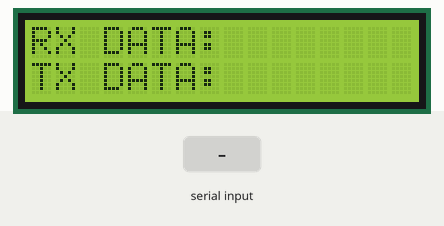
Simulated run of this sketch. Board: Arduino Uno, built with avr-gcc and run on an emulated ATmega328P. Parts: 16×2 character LCD. The inputs (shaded band) are chosen by the test bench. What the sketch prints to the serial monitor is not drawn.

Above: at 1.2 s.
1.3 s: "A" received over Serial
At 1.6 s:
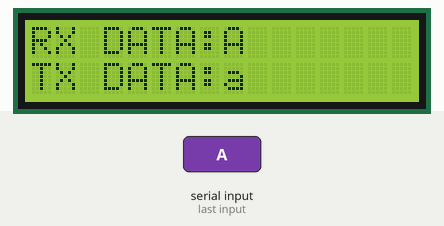
Timing chart, 0 to 4.3 s (numbered marks = the images above; inputs shaded):
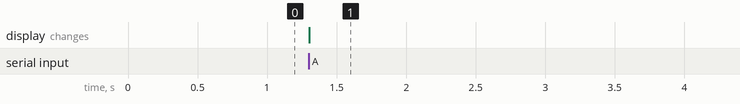

The sketch:

uart.ino
```cpp
#include <LiquidCrystal.h> // Include the LiquidCrystal library
// Initialize the LiquidCrystal display with the specified pin numbers
LiquidCrystal lcd(13, 12, 5, 4, 3, 2);
void setup() {
  lcd.begin(16, 2); // Initialize the LCD with 16 columns and 2 rows
  Serial.begin(9600); // Initialize serial communication at 9600 baud
}
void loop() {
  char pr[15]={"RX DATA:"}; // Define a character array for the label "RX DATA:"
  char prt[15]={"TX DATA:"}; // Define a character array for the label "TX DATA:"
  lcd.setCursor(0,0); // Set the cursor position to the beginning of the first row
  for(int i=0;i<8;i++) // Loop to write the characters of the "RX DATA:" label
    lcd.write(pr[i]); // Write each character to the LCD
  lcd.setCursor(0,1); // Set the cursor position to the beginning of the second row
  for(int i=0;i<8;i++) // Loop to write the characters of the "TX DATA:" label
    lcd.write(prt[i]); // Write each character to the LCD
  // Check if there is serial data available
  while (Serial.available() >= 0) {
    char receivedData = Serial.read(); // Read the incoming serial data
    // Check the received data and update the LCD and send back modified data via serial
    if (receivedData == 'A') {
      lcd.setCursor(8, 0); // Set the cursor position for displaying received data
      lcd.write(receivedData); // Write the received data to the LCD
      receivedData = 'a'; // Modify the received data
      Serial.write(receivedData); // Send back modified data via serial
      lcd.setCursor(8, 1); // Set the cursor position for displaying modified data
      lcd.write('a'); // Write the modified data to the LCD
    } else if (receivedData == 'B') {
      // Repeat the above steps for other received characters ('B', 'C', 'D')
    } else if (receivedData == 'C') {
      // Repeat the above steps for other received characters ('B', 'C', 'D')
    } else if (receivedData == 'D') {
      // Repeat the above steps for other received characters ('B', 'C', 'D')
    }
  }
}
```

Measured:
- after the input at 1.3 s, the display: changes at once (image 1)
